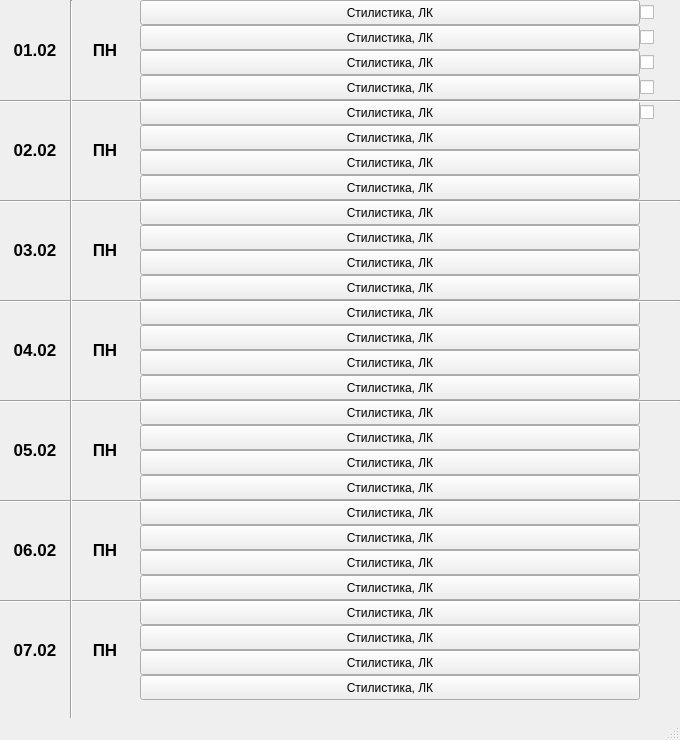
<?xml version="1.0" encoding="UTF-8"?>
<ui version="4.0">
 <class>Schedule</class>
 <widget class="QMainWindow" name="Schedule">
  <property name="geometry">
   <rect>
    <x>0</x>
    <y>0</y>
    <width>680</width>
    <height>740</height>
   </rect>
  </property>
  <property name="minimumSize">
   <size>
    <width>680</width>
    <height>740</height>
   </size>
  </property>
  <property name="maximumSize">
   <size>
    <width>680</width>
    <height>740</height>
   </size>
  </property>
  <property name="baseSize">
   <size>
    <width>0</width>
    <height>0</height>
   </size>
  </property>
  <property name="windowTitle">
   <string>MainWindow</string>
  </property>
  <widget class="QWidget" name="mainWidget">
   <widget class="QLabel" name="mondayDateLabel">
    <property name="geometry">
     <rect>
      <x>0</x>
      <y>0</y>
      <width>70</width>
      <height>100</height>
     </rect>
    </property>
    <property name="font">
     <font>
      <pointsize>13</pointsize>
      <weight>75</weight>
      <bold>true</bold>
     </font>
    </property>
    <property name="text">
     <string>01.02</string>
    </property>
    <property name="alignment">
     <set>Qt::AlignCenter</set>
    </property>
   </widget>
   <widget class="QLabel" name="tuesdayDateLabel">
    <property name="geometry">
     <rect>
      <x>0</x>
      <y>100</y>
      <width>70</width>
      <height>100</height>
     </rect>
    </property>
    <property name="font">
     <font>
      <pointsize>13</pointsize>
      <weight>75</weight>
      <bold>true</bold>
     </font>
    </property>
    <property name="text">
     <string>02.02</string>
    </property>
    <property name="alignment">
     <set>Qt::AlignCenter</set>
    </property>
   </widget>
   <widget class="QLabel" name="wednesdayDateLabel">
    <property name="geometry">
     <rect>
      <x>0</x>
      <y>200</y>
      <width>70</width>
      <height>100</height>
     </rect>
    </property>
    <property name="font">
     <font>
      <pointsize>13</pointsize>
      <weight>75</weight>
      <bold>true</bold>
     </font>
    </property>
    <property name="text">
     <string>03.02</string>
    </property>
    <property name="alignment">
     <set>Qt::AlignCenter</set>
    </property>
   </widget>
   <widget class="QLabel" name="thursdayDateLabel">
    <property name="geometry">
     <rect>
      <x>0</x>
      <y>300</y>
      <width>70</width>
      <height>100</height>
     </rect>
    </property>
    <property name="font">
     <font>
      <pointsize>13</pointsize>
      <weight>75</weight>
      <bold>true</bold>
     </font>
    </property>
    <property name="text">
     <string>04.02</string>
    </property>
    <property name="alignment">
     <set>Qt::AlignCenter</set>
    </property>
   </widget>
   <widget class="QLabel" name="fridayDateLabel">
    <property name="geometry">
     <rect>
      <x>0</x>
      <y>400</y>
      <width>70</width>
      <height>100</height>
     </rect>
    </property>
    <property name="font">
     <font>
      <pointsize>13</pointsize>
      <weight>75</weight>
      <bold>true</bold>
     </font>
    </property>
    <property name="text">
     <string>05.02</string>
    </property>
    <property name="alignment">
     <set>Qt::AlignCenter</set>
    </property>
   </widget>
   <widget class="QLabel" name="saturdayDateLabel">
    <property name="geometry">
     <rect>
      <x>0</x>
      <y>500</y>
      <width>70</width>
      <height>100</height>
     </rect>
    </property>
    <property name="font">
     <font>
      <pointsize>13</pointsize>
      <weight>75</weight>
      <bold>true</bold>
     </font>
    </property>
    <property name="text">
     <string>06.02</string>
    </property>
    <property name="alignment">
     <set>Qt::AlignCenter</set>
    </property>
   </widget>
   <widget class="QLabel" name="sundayDateLabel">
    <property name="enabled">
     <bool>true</bool>
    </property>
    <property name="geometry">
     <rect>
      <x>0</x>
      <y>600</y>
      <width>70</width>
      <height>100</height>
     </rect>
    </property>
    <property name="font">
     <font>
      <pointsize>13</pointsize>
      <weight>75</weight>
      <italic>false</italic>
      <bold>true</bold>
      <underline>false</underline>
      <strikeout>false</strikeout>
     </font>
    </property>
    <property name="layoutDirection">
     <enum>Qt::LeftToRight</enum>
    </property>
    <property name="text">
     <string>07.02</string>
    </property>
    <property name="alignment">
     <set>Qt::AlignCenter</set>
    </property>
   </widget>
   <widget class="QLabel" name="mondayDateLabel_2">
    <property name="geometry">
     <rect>
      <x>70</x>
      <y>0</y>
      <width>70</width>
      <height>100</height>
     </rect>
    </property>
    <property name="font">
     <font>
      <pointsize>13</pointsize>
      <weight>75</weight>
      <bold>true</bold>
     </font>
    </property>
    <property name="text">
     <string>ПН</string>
    </property>
    <property name="textFormat">
     <enum>Qt::AutoText</enum>
    </property>
    <property name="alignment">
     <set>Qt::AlignCenter</set>
    </property>
   </widget>
   <widget class="QLabel" name="mondayDateLabel_3">
    <property name="geometry">
     <rect>
      <x>70</x>
      <y>100</y>
      <width>70</width>
      <height>100</height>
     </rect>
    </property>
    <property name="font">
     <font>
      <pointsize>13</pointsize>
      <weight>75</weight>
      <bold>true</bold>
     </font>
    </property>
    <property name="text">
     <string>ПН</string>
    </property>
    <property name="textFormat">
     <enum>Qt::AutoText</enum>
    </property>
    <property name="alignment">
     <set>Qt::AlignCenter</set>
    </property>
   </widget>
   <widget class="QLabel" name="mondayDateLabel_4">
    <property name="geometry">
     <rect>
      <x>70</x>
      <y>200</y>
      <width>70</width>
      <height>100</height>
     </rect>
    </property>
    <property name="font">
     <font>
      <pointsize>13</pointsize>
      <weight>75</weight>
      <bold>true</bold>
     </font>
    </property>
    <property name="text">
     <string>ПН</string>
    </property>
    <property name="textFormat">
     <enum>Qt::AutoText</enum>
    </property>
    <property name="alignment">
     <set>Qt::AlignCenter</set>
    </property>
   </widget>
   <widget class="QLabel" name="mondayDateLabel_5">
    <property name="geometry">
     <rect>
      <x>70</x>
      <y>300</y>
      <width>70</width>
      <height>100</height>
     </rect>
    </property>
    <property name="font">
     <font>
      <pointsize>13</pointsize>
      <weight>75</weight>
      <bold>true</bold>
     </font>
    </property>
    <property name="text">
     <string>ПН</string>
    </property>
    <property name="textFormat">
     <enum>Qt::AutoText</enum>
    </property>
    <property name="alignment">
     <set>Qt::AlignCenter</set>
    </property>
   </widget>
   <widget class="QLabel" name="mondayDateLabel_6">
    <property name="geometry">
     <rect>
      <x>70</x>
      <y>400</y>
      <width>70</width>
      <height>100</height>
     </rect>
    </property>
    <property name="font">
     <font>
      <pointsize>13</pointsize>
      <weight>75</weight>
      <bold>true</bold>
     </font>
    </property>
    <property name="text">
     <string>ПН</string>
    </property>
    <property name="textFormat">
     <enum>Qt::AutoText</enum>
    </property>
    <property name="alignment">
     <set>Qt::AlignCenter</set>
    </property>
   </widget>
   <widget class="QLabel" name="mondayDateLabel_7">
    <property name="geometry">
     <rect>
      <x>70</x>
      <y>500</y>
      <width>70</width>
      <height>100</height>
     </rect>
    </property>
    <property name="font">
     <font>
      <pointsize>13</pointsize>
      <weight>75</weight>
      <bold>true</bold>
     </font>
    </property>
    <property name="text">
     <string>ПН</string>
    </property>
    <property name="textFormat">
     <enum>Qt::AutoText</enum>
    </property>
    <property name="alignment">
     <set>Qt::AlignCenter</set>
    </property>
   </widget>
   <widget class="QLabel" name="mondayDateLabel_8">
    <property name="geometry">
     <rect>
      <x>70</x>
      <y>600</y>
      <width>70</width>
      <height>100</height>
     </rect>
    </property>
    <property name="font">
     <font>
      <pointsize>13</pointsize>
      <weight>75</weight>
      <bold>true</bold>
     </font>
    </property>
    <property name="text">
     <string>ПН</string>
    </property>
    <property name="textFormat">
     <enum>Qt::AutoText</enum>
    </property>
    <property name="alignment">
     <set>Qt::AlignCenter</set>
    </property>
   </widget>
   <widget class="QPushButton" name="pushButton">
    <property name="geometry">
     <rect>
      <x>140</x>
      <y>0</y>
      <width>500</width>
      <height>25</height>
     </rect>
    </property>
    <property name="text">
     <string>Стилистика, ЛК</string>
    </property>
   </widget>
   <widget class="QPushButton" name="pushButton_2">
    <property name="geometry">
     <rect>
      <x>140</x>
      <y>25</y>
      <width>500</width>
      <height>25</height>
     </rect>
    </property>
    <property name="text">
     <string>Стилистика, ЛК</string>
    </property>
   </widget>
   <widget class="QPushButton" name="pushButton_3">
    <property name="geometry">
     <rect>
      <x>140</x>
      <y>50</y>
      <width>500</width>
      <height>25</height>
     </rect>
    </property>
    <property name="text">
     <string>Стилистика, ЛК</string>
    </property>
   </widget>
   <widget class="QPushButton" name="pushButton_4">
    <property name="geometry">
     <rect>
      <x>140</x>
      <y>75</y>
      <width>500</width>
      <height>25</height>
     </rect>
    </property>
    <property name="text">
     <string>Стилистика, ЛК</string>
    </property>
   </widget>
   <widget class="QPushButton" name="pushButton_5">
    <property name="geometry">
     <rect>
      <x>140</x>
      <y>100</y>
      <width>500</width>
      <height>25</height>
     </rect>
    </property>
    <property name="text">
     <string>Стилистика, ЛК</string>
    </property>
   </widget>
   <widget class="QPushButton" name="pushButton_6">
    <property name="geometry">
     <rect>
      <x>140</x>
      <y>125</y>
      <width>500</width>
      <height>25</height>
     </rect>
    </property>
    <property name="text">
     <string>Стилистика, ЛК</string>
    </property>
   </widget>
   <widget class="QPushButton" name="pushButton_7">
    <property name="geometry">
     <rect>
      <x>140</x>
      <y>175</y>
      <width>500</width>
      <height>25</height>
     </rect>
    </property>
    <property name="text">
     <string>Стилистика, ЛК</string>
    </property>
   </widget>
   <widget class="QPushButton" name="pushButton_8">
    <property name="geometry">
     <rect>
      <x>140</x>
      <y>150</y>
      <width>500</width>
      <height>25</height>
     </rect>
    </property>
    <property name="text">
     <string>Стилистика, ЛК</string>
    </property>
   </widget>
   <widget class="QPushButton" name="pushButton_9">
    <property name="geometry">
     <rect>
      <x>140</x>
      <y>200</y>
      <width>500</width>
      <height>25</height>
     </rect>
    </property>
    <property name="text">
     <string>Стилистика, ЛК</string>
    </property>
   </widget>
   <widget class="QPushButton" name="pushButton_10">
    <property name="geometry">
     <rect>
      <x>140</x>
      <y>300</y>
      <width>500</width>
      <height>25</height>
     </rect>
    </property>
    <property name="text">
     <string>Стилистика, ЛК</string>
    </property>
   </widget>
   <widget class="QPushButton" name="pushButton_11">
    <property name="geometry">
     <rect>
      <x>140</x>
      <y>375</y>
      <width>500</width>
      <height>25</height>
     </rect>
    </property>
    <property name="text">
     <string>Стилистика, ЛК</string>
    </property>
   </widget>
   <widget class="QPushButton" name="pushButton_12">
    <property name="geometry">
     <rect>
      <x>140</x>
      <y>225</y>
      <width>500</width>
      <height>25</height>
     </rect>
    </property>
    <property name="text">
     <string>Стилистика, ЛК</string>
    </property>
   </widget>
   <widget class="QPushButton" name="pushButton_13">
    <property name="geometry">
     <rect>
      <x>140</x>
      <y>275</y>
      <width>500</width>
      <height>25</height>
     </rect>
    </property>
    <property name="text">
     <string>Стилистика, ЛК</string>
    </property>
   </widget>
   <widget class="QPushButton" name="pushButton_14">
    <property name="geometry">
     <rect>
      <x>140</x>
      <y>325</y>
      <width>500</width>
      <height>25</height>
     </rect>
    </property>
    <property name="text">
     <string>Стилистика, ЛК</string>
    </property>
   </widget>
   <widget class="QPushButton" name="pushButton_15">
    <property name="geometry">
     <rect>
      <x>140</x>
      <y>250</y>
      <width>500</width>
      <height>25</height>
     </rect>
    </property>
    <property name="text">
     <string>Стилистика, ЛК</string>
    </property>
   </widget>
   <widget class="QPushButton" name="pushButton_16">
    <property name="geometry">
     <rect>
      <x>140</x>
      <y>350</y>
      <width>500</width>
      <height>25</height>
     </rect>
    </property>
    <property name="text">
     <string>Стилистика, ЛК</string>
    </property>
   </widget>
   <widget class="QPushButton" name="pushButton_17">
    <property name="geometry">
     <rect>
      <x>140</x>
      <y>600</y>
      <width>500</width>
      <height>25</height>
     </rect>
    </property>
    <property name="text">
     <string>Стилистика, ЛК</string>
    </property>
   </widget>
   <widget class="QPushButton" name="pushButton_18">
    <property name="geometry">
     <rect>
      <x>140</x>
      <y>400</y>
      <width>500</width>
      <height>25</height>
     </rect>
    </property>
    <property name="text">
     <string>Стилистика, ЛК</string>
    </property>
   </widget>
   <widget class="QPushButton" name="pushButton_19">
    <property name="geometry">
     <rect>
      <x>140</x>
      <y>475</y>
      <width>500</width>
      <height>25</height>
     </rect>
    </property>
    <property name="text">
     <string>Стилистика, ЛК</string>
    </property>
   </widget>
   <widget class="QPushButton" name="pushButton_20">
    <property name="geometry">
     <rect>
      <x>140</x>
      <y>550</y>
      <width>500</width>
      <height>25</height>
     </rect>
    </property>
    <property name="text">
     <string>Стилистика, ЛК</string>
    </property>
   </widget>
   <widget class="QPushButton" name="pushButton_21">
    <property name="geometry">
     <rect>
      <x>140</x>
      <y>575</y>
      <width>500</width>
      <height>25</height>
     </rect>
    </property>
    <property name="text">
     <string>Стилистика, ЛК</string>
    </property>
   </widget>
   <widget class="QPushButton" name="pushButton_22">
    <property name="geometry">
     <rect>
      <x>140</x>
      <y>625</y>
      <width>500</width>
      <height>25</height>
     </rect>
    </property>
    <property name="text">
     <string>Стилистика, ЛК</string>
    </property>
   </widget>
   <widget class="QPushButton" name="pushButton_23">
    <property name="geometry">
     <rect>
      <x>140</x>
      <y>650</y>
      <width>500</width>
      <height>25</height>
     </rect>
    </property>
    <property name="text">
     <string>Стилистика, ЛК</string>
    </property>
   </widget>
   <widget class="QPushButton" name="pushButton_24">
    <property name="geometry">
     <rect>
      <x>140</x>
      <y>425</y>
      <width>500</width>
      <height>25</height>
     </rect>
    </property>
    <property name="text">
     <string>Стилистика, ЛК</string>
    </property>
   </widget>
   <widget class="QPushButton" name="pushButton_25">
    <property name="geometry">
     <rect>
      <x>140</x>
      <y>675</y>
      <width>500</width>
      <height>25</height>
     </rect>
    </property>
    <property name="text">
     <string>Стилистика, ЛК</string>
    </property>
   </widget>
   <widget class="QPushButton" name="pushButton_26">
    <property name="geometry">
     <rect>
      <x>140</x>
      <y>500</y>
      <width>500</width>
      <height>25</height>
     </rect>
    </property>
    <property name="text">
     <string>Стилистика, ЛК</string>
    </property>
   </widget>
   <widget class="QPushButton" name="pushButton_27">
    <property name="geometry">
     <rect>
      <x>140</x>
      <y>525</y>
      <width>500</width>
      <height>25</height>
     </rect>
    </property>
    <property name="text">
     <string>Стилистика, ЛК</string>
    </property>
   </widget>
   <widget class="QPushButton" name="pushButton_28">
    <property name="geometry">
     <rect>
      <x>140</x>
      <y>450</y>
      <width>500</width>
      <height>25</height>
     </rect>
    </property>
    <property name="text">
     <string>Стилистика, ЛК</string>
    </property>
   </widget>
   <widget class="QCheckBox" name="checkBox">
    <property name="geometry">
     <rect>
      <x>640</x>
      <y>0</y>
      <width>25</width>
      <height>25</height>
     </rect>
    </property>
    <property name="minimumSize">
     <size>
      <width>25</width>
      <height>25</height>
     </size>
    </property>
    <property name="maximumSize">
     <size>
      <width>50</width>
      <height>50</height>
     </size>
    </property>
    <property name="sizeIncrement">
     <size>
      <width>0</width>
      <height>0</height>
     </size>
    </property>
    <property name="baseSize">
     <size>
      <width>0</width>
      <height>0</height>
     </size>
    </property>
    <property name="font">
     <font>
      <pointsize>8</pointsize>
     </font>
    </property>
    <property name="styleSheet">
     <string notr="true">QCheckBox::indicator {width: 25px; height: 25px;};</string>
    </property>
    <property name="text">
     <string/>
    </property>
    <property name="iconSize">
     <size>
      <width>25</width>
      <height>25</height>
     </size>
    </property>
   </widget>
   <widget class="QCheckBox" name="checkBox_2">
    <property name="geometry">
     <rect>
      <x>640</x>
      <y>25</y>
      <width>25</width>
      <height>25</height>
     </rect>
    </property>
    <property name="text">
     <string/>
    </property>
   </widget>
   <widget class="QCheckBox" name="checkBox_3">
    <property name="geometry">
     <rect>
      <x>640</x>
      <y>50</y>
      <width>25</width>
      <height>25</height>
     </rect>
    </property>
    <property name="text">
     <string/>
    </property>
   </widget>
   <widget class="QCheckBox" name="checkBox_4">
    <property name="geometry">
     <rect>
      <x>640</x>
      <y>75</y>
      <width>25</width>
      <height>25</height>
     </rect>
    </property>
    <property name="text">
     <string/>
    </property>
   </widget>
   <widget class="QCheckBox" name="checkBox_5">
    <property name="geometry">
     <rect>
      <x>640</x>
      <y>100</y>
      <width>25</width>
      <height>25</height>
     </rect>
    </property>
    <property name="text">
     <string/>
    </property>
   </widget>
   <widget class="Line" name="line">
    <property name="geometry">
     <rect>
      <x>0</x>
      <y>100</y>
      <width>680</width>
      <height>3</height>
     </rect>
    </property>
    <property name="orientation">
     <enum>Qt::Horizontal</enum>
    </property>
   </widget>
   <widget class="Line" name="line_2">
    <property name="geometry">
     <rect>
      <x>0</x>
      <y>200</y>
      <width>680</width>
      <height>3</height>
     </rect>
    </property>
    <property name="orientation">
     <enum>Qt::Horizontal</enum>
    </property>
   </widget>
   <widget class="Line" name="line_3">
    <property name="geometry">
     <rect>
      <x>0</x>
      <y>300</y>
      <width>680</width>
      <height>3</height>
     </rect>
    </property>
    <property name="orientation">
     <enum>Qt::Horizontal</enum>
    </property>
   </widget>
   <widget class="Line" name="line_4">
    <property name="geometry">
     <rect>
      <x>0</x>
      <y>400</y>
      <width>680</width>
      <height>3</height>
     </rect>
    </property>
    <property name="orientation">
     <enum>Qt::Horizontal</enum>
    </property>
   </widget>
   <widget class="Line" name="line_5">
    <property name="geometry">
     <rect>
      <x>0</x>
      <y>500</y>
      <width>680</width>
      <height>3</height>
     </rect>
    </property>
    <property name="orientation">
     <enum>Qt::Horizontal</enum>
    </property>
   </widget>
   <widget class="Line" name="line_6">
    <property name="geometry">
     <rect>
      <x>0</x>
      <y>600</y>
      <width>680</width>
      <height>3</height>
     </rect>
    </property>
    <property name="orientation">
     <enum>Qt::Horizontal</enum>
    </property>
   </widget>
   <widget class="Line" name="line_7">
    <property name="geometry">
     <rect>
      <x>70</x>
      <y>0</y>
      <width>3</width>
      <height>750</height>
     </rect>
    </property>
    <property name="orientation">
     <enum>Qt::Vertical</enum>
    </property>
   </widget>
  </widget>
  <widget class="QMenuBar" name="menubar">
   <property name="geometry">
    <rect>
     <x>0</x>
     <y>0</y>
     <width>680</width>
     <height>21</height>
    </rect>
   </property>
  </widget>
  <widget class="QStatusBar" name="statusbar"/>
 </widget>
 <resources/>
 <connections/>
</ui>
